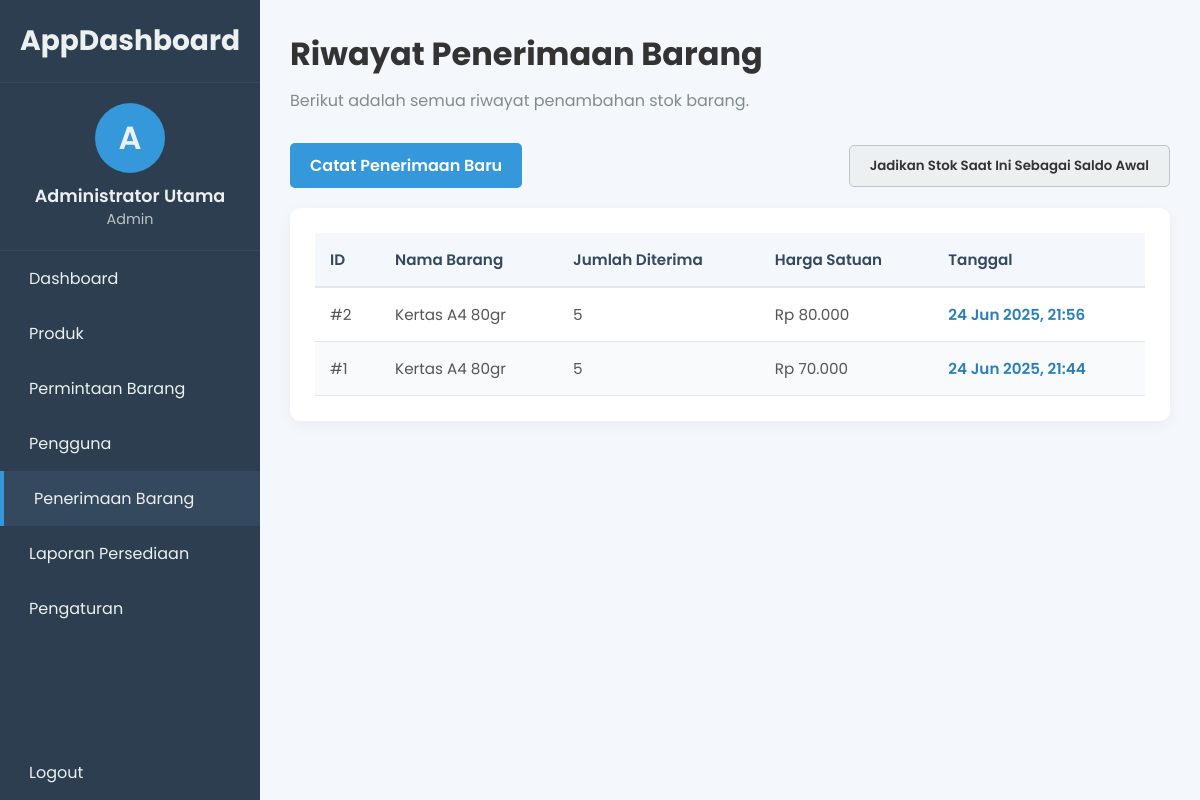
/penerimaan.php (signed in), run on the app's committed database.
### tables this page shows
CREATE TABLE `penerimaan` (
  `id` int(11) NOT NULL,
  `id_produk` int(11) NOT NULL,
  `jumlah` int(11) NOT NULL,
  `harga_satuan` decimal(10,2) NOT NULL,
  `tanggal_penerimaan` datetime NOT NULL DEFAULT current_timestamp(),
  `catatan` text DEFAULT NULL
);

CREATE TABLE `produk` (
  `id` int(11) NOT NULL,
  `nusp_id` varchar(50) NOT NULL,
  `nama_barang` varchar(100) NOT NULL,
  `satuan` varchar(30) NOT NULL,
  `stok` int(11) NOT NULL DEFAULT 0,
  `harga` decimal(10,2) NOT NULL DEFAULT 0.00,
  `stok_awal` int(11) NOT NULL DEFAULT 0 COMMENT 'Stok pada awal periode',
  `harga_awal` decimal(10,2) NOT NULL DEFAULT 0.00 COMMENT 'Harga satuan pada awal periode'
);

### penerimaan.php (the view, shortened to what this page needs)
<?php
require_once 'template_header.php';
$sql = "SELECT pn.id, p.nama_barang, pn.jumlah, pn.harga_satuan, pn.tanggal_penerimaan
        FROM penerimaan pn
        JOIN produk p ON pn.id_produk = p.id
        ORDER BY pn.tanggal_penerimaan DESC";
$result = $koneksi->query($sql);
?>
<header class="main-header">
    <h1>Riwayat Penerimaan Barang</h1>
    <p>Berikut adalah semua riwayat penambahan stok barang.</p>
</header>
<section class="content-section">
    <div class="action-bar" style="display: flex; justify-content: space-between; align-items: center;">
        <a href="form_penerimaan.php" class="btn btn-primary">Catat Penerimaan Baru</a>
        <form action="proses_saldo_awal.php" method="POST"
            onsubmit="return confirm('PERINGATAN: Aksi ini akan menimpa data Saldo Awal sebelumnya dengan data STOK saat ini. Ini biasanya hanya dilakukan di akhir periode (tahunan/bulanan). Lanjutkan?');">
            <button type="submit" name="set_saldo_awal" class="btn btn-secondary">Jadikan Stok Saat Ini Sebagai Saldo
                Awal</button>
        </form>
    </div>
    <div class="table-container">
        <table class="product-table">
            <thead>
                <tr>
                    <th>ID</th>
                    <th>Nama Barang</th>
                    <th>Jumlah Diterima</th>
                    <th>Harga Satuan</th>
                    <th>Tanggal</th>
                </tr>
            </thead>
            <tbody>
                <?php if ($result && $result->num_rows > 0): ?>
                <?php while($row = $result->fetch_assoc()): ?>
                <tr>
                    <td>#<?php echo $row['id']; ?></td>
                    <td><?php echo htmlspecialchars($row['nama_barang']); ?></td>
                    <td><?php echo $row['jumlah']; ?></td>
                    <td>Rp <?php echo number_format($row['harga_satuan'], 0, ',', '.'); ?></td>
                    <td><?php echo date('d M Y, H:i', strtotime($row['tanggal_penerimaan'])); ?></td>
                </tr>
                <?php endwhile; ?>
                <?php else: ?>
                <tr>
                    <td colspan="5">Belum ada riwayat penerimaan barang.</td>
                </tr>
                <?php endif; ?>
            </tbody>
        </table>
    </div>
</section>
<?php
require_once 'template_footer.php';
?>

### style.css (style rules this page uses)
* { margin: 0; padding: 0; box-sizing: border-box; }
body { font-family: 'Poppins', sans-serif; background-color: #f4f7fc; color: #333; }
.main-header h1 { font-size: 2rem; font-weight: 700; margin-bottom: 10px; }
.main-header p { color: #7f8c8d; margin-bottom: 30px; }
.content-section { margin-top: 20px; }
.table-container { background-color: #ffffff; padding: 25px; border-radius: 10px; box-shadow: 0 4px 15px rgba(0, 0, 0, 0.05); }
.product-table { width: 100%; border-collapse: collapse; font-size: 0.95rem; }
.product-table thead tr { background-color: #f4f7fc; }
.product-table th { padding: 15px; text-align: left; font-weight: 600; color: #34495e; border-bottom: 2px solid #e0e6ed; }
.product-table td { padding: 15px; text-align: left; border-bottom: 1px solid #e0e6ed; color: #555; }
.product-table tbody tr:nth-child(even) { background-color: #f9fafc; }
.product-table td:last-child { font-weight: 600; color: #2980b9; }
.btn, .btn-primary, .btn-secondary, .btn-edit, .btn-delete { padding: 10px 20px; border: none; border-radius: 5px; cursor: pointer; font-family: 'Poppins', sans-serif; font-weight: 600; text-decoration: none; display: inline-block; text-align: center; transition: background-color 0.3s, transform 0.2s; }
.btn-primary { background-color: #3498db; color: white; }
.btn-secondary { background-color: #ecf0f1; color: #333; border: 1px solid #bdc3c7; }
.action-bar { margin-bottom: 20px; }

### data on the page
penerimaan: id "2", id_produk.nama_barang "Kertas A4 80gr", jumlah "5", harga_satuan "80.000", tanggal_penerimaan "24 Jun 2025, 21:56"
penerimaan: id "1", id_produk.nama_barang "Kertas A4 80gr", jumlah "5", harga_satuan "70.000", tanggal_penerimaan "24 Jun 2025, 21:44"

### other printed values
$inisial "A"
$nama_lengkap "Administrator Utama"
$role "Admin"
